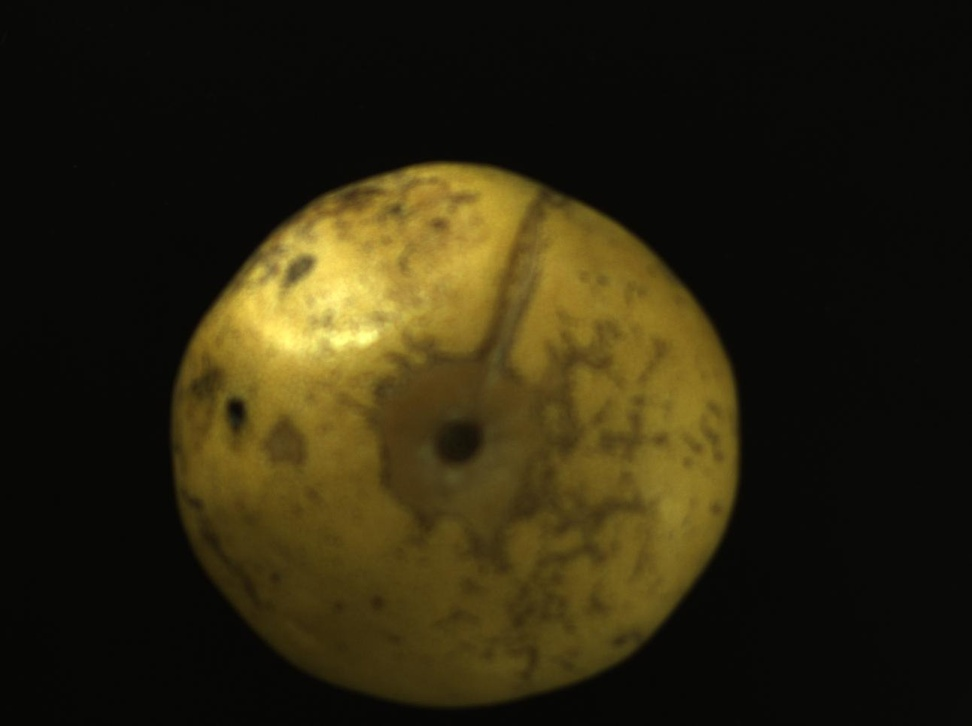
#> input picture youzi-picture/Image1.jpg, 972 x 726 px, shrunk from 1292 x 964 before the run
$ python -i header.py   (imports and definitions only)
#> lines starting #> are read from the running program, lines starting #| are printed output that depends on the picture; after the words box and inside, x2 and y2 are one past the last pixel; in counts of white or black regions, pixels touching at a corner belong together
#> further down, picture is the input picture: shape (726, 972, 3); mean B, G, R 14.5, 36.4, 43.1
import cv2
import numpy as np

class Detect(object):

    # 将RGB图像转为HSI图像 返回h通道，s通道，i通道图像以及hsi图像
    # [32 lines left out: function rgb2hsi, not called in this run]

    def nothing(self, x):
        pass

    # 图像预处理与轮廓获取
    def findcont(self, image):
        image = cv2.cvtColor(image, cv2.COLOR_BGR2GRAY)
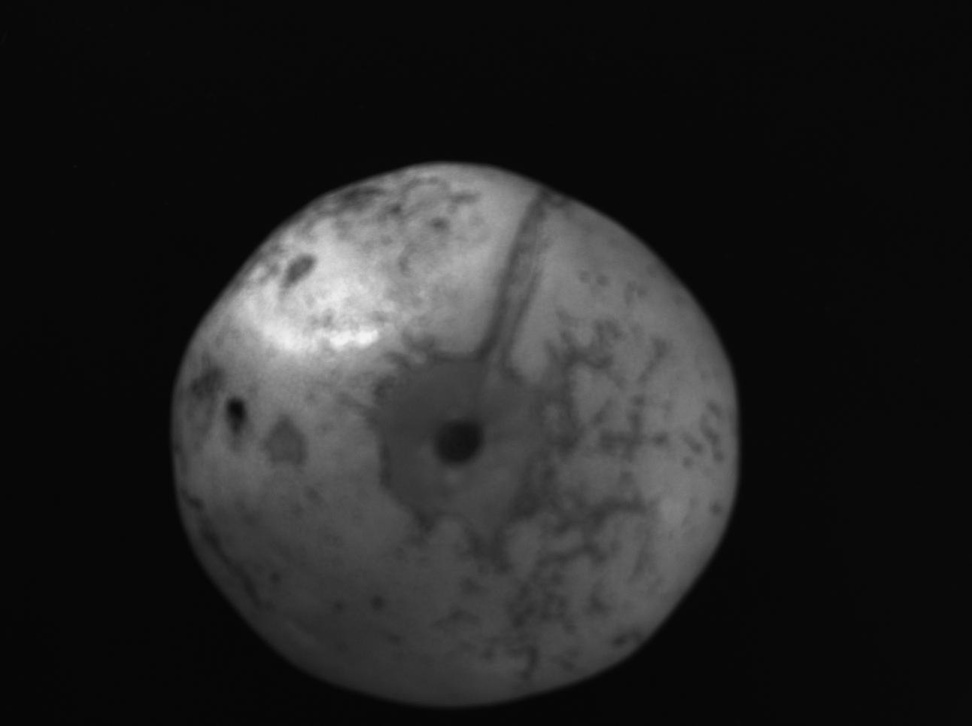
#> image: shape (726, 972); min 4, max 243, mean 36.1
        reval_T_2, dst_Tri_2 = cv2.threshold(image, 10, 255, cv2.THRESH_BINARY_INV)
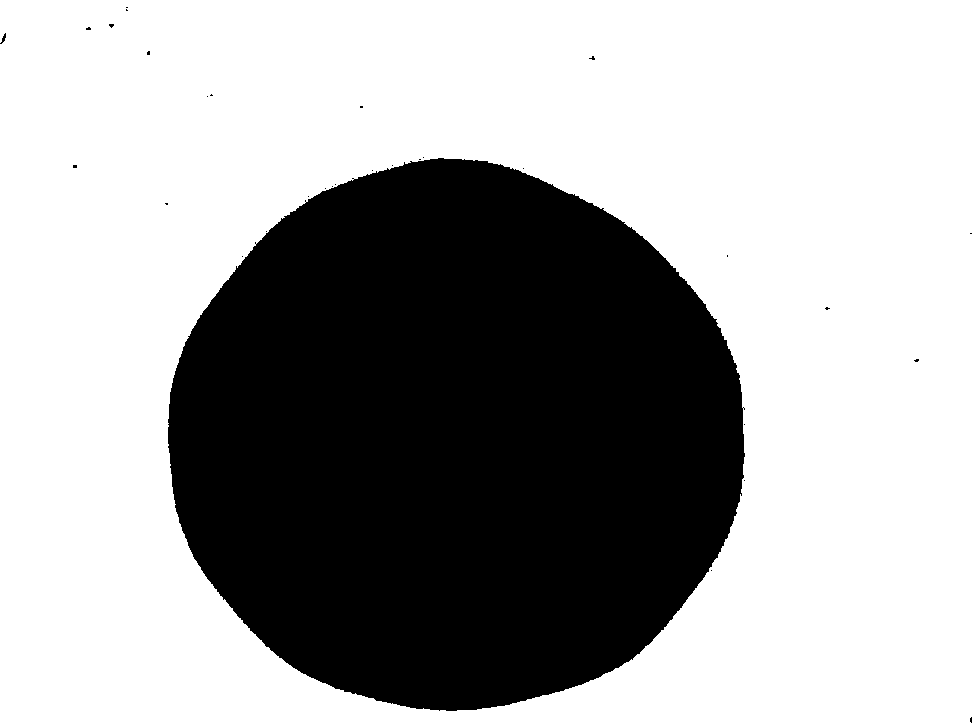
#> dst_Tri_2: shape (726, 972); 64.9% white; 32 black regions (30 under 20 px), largest, box (x1, y1, x2, y2) and area: (168, 158, 745, 711) 247273, (0, 33, 6, 44) 26
        dst_Tri_2 = ~dst_Tri_2  # 黑白像素转置
#> dst_Tri_2: shape (726, 972); 35.1% white; 32 white regions (30 under 20 px)
        contours, hierarchy = cv2.findContours(dst_Tri_2, cv2.RETR_TREE, cv2.CHAIN_APPROX_SIMPLE)
#> contours = 32 contours, 31 with area under 20; largest, box (x1, y1, x2, y2) and area: (168, 158, 745, 711) 246419
        return contours, hierarchy

    # 获取最大面积轮廓的凸包并返回
    # [36 lines left out: functions get_hull, return_roi, get_blackNum, judge_ifgood, not called in this run]

>>> import cv2
>>> picture = cv2.imread('youzi-picture/Image1.jpg')
>>> result = Detect().findcont(picture)
#> result has the same summary as contours in findcont

$ run again, on youzi-picture/Image10.jpg
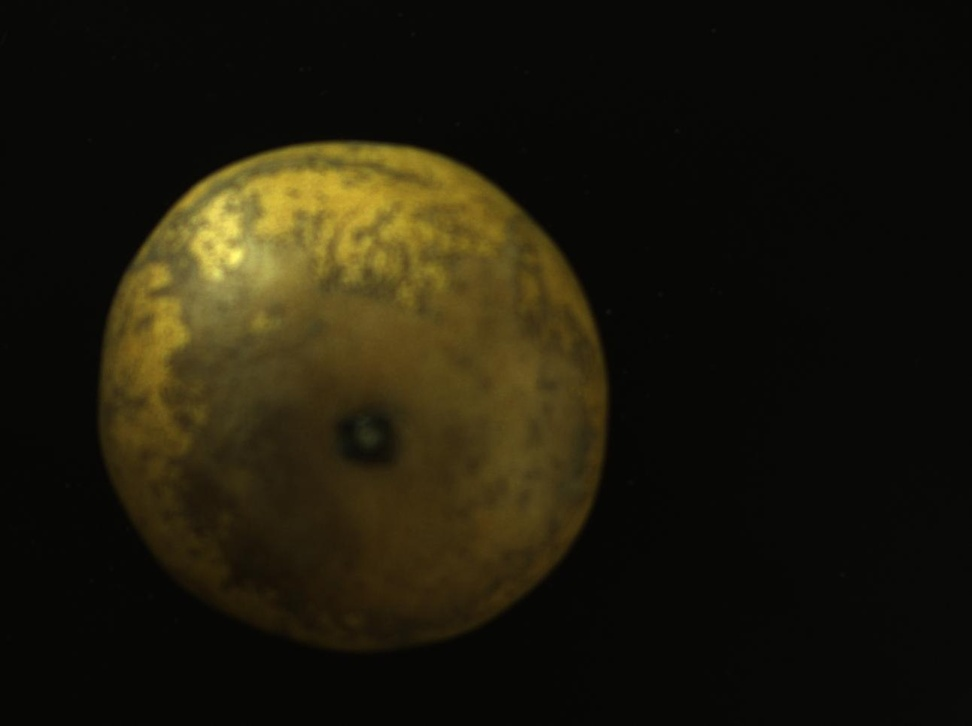
#> input picture youzi-picture/Image10.jpg, 972 x 726 px, shrunk from 1292 x 964 before the run
#> picture is the input picture: shape (726, 972, 3); mean B, G, R 11.3, 25.3, 29.6
#> in findcont, `image = cv2.cvtColor(image, cv2.COLOR_BGR2GRAY)`:
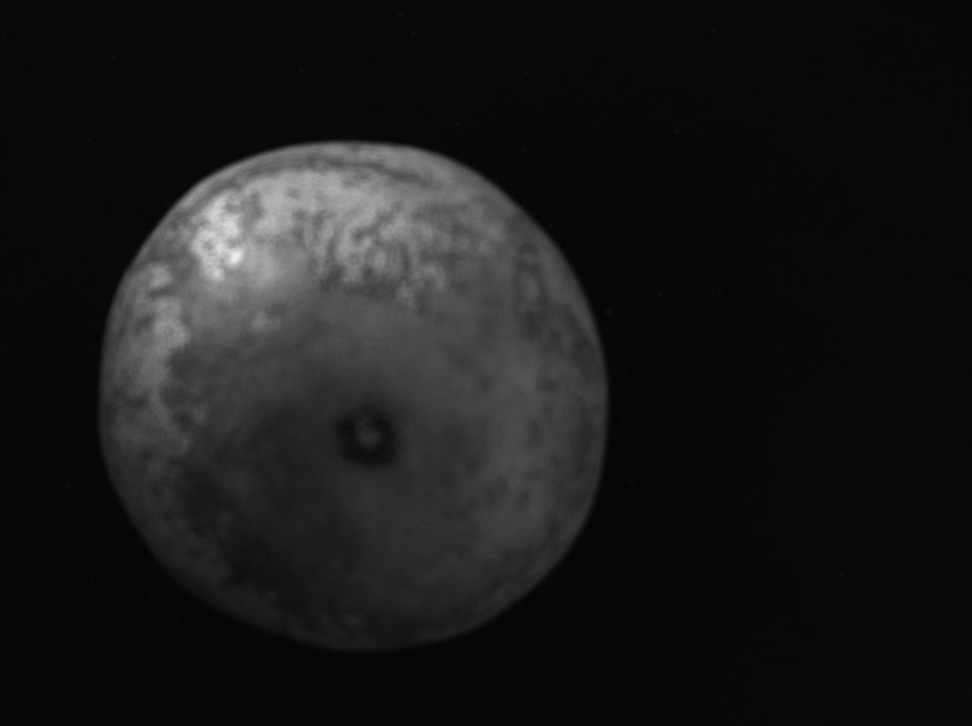
#> image: shape (726, 972); min 4, max 238, mean 25.1
#> in findcont, `reval_T_2, dst_Tri_2 = cv2.threshold(image, 10, 255, cv2.THRESH_BINARY..`:
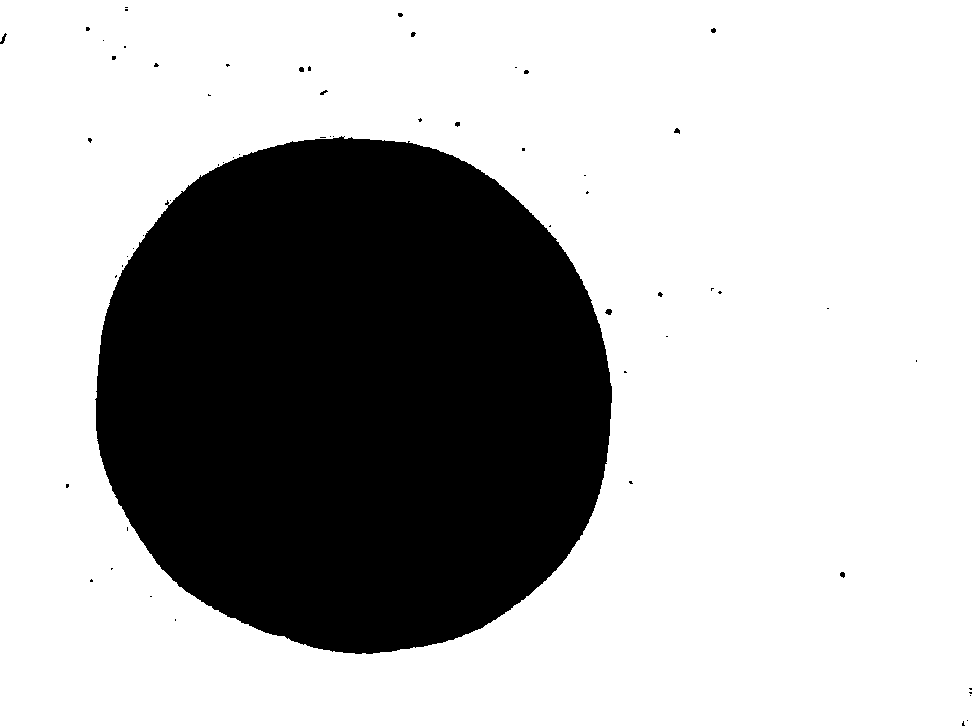
#> dst_Tri_2: shape (726, 972); 70% white; 61 black regions (52 under 20 px), largest, box (x1, y1, x2, y2) and area: (95, 136, 612, 654) 211467, (0, 33, 7, 44) 31, (605, 309, 612, 315) 31
#> contours = 61 contours, 59 with area under 20; largest, box (x1, y1, x2, y2) and area: (95, 136, 612, 654) 210688, (605, 309, 612, 315) 22
#> result has the same summary as contours in findcont

$ run again, on youzi-picture/Image11.jpg
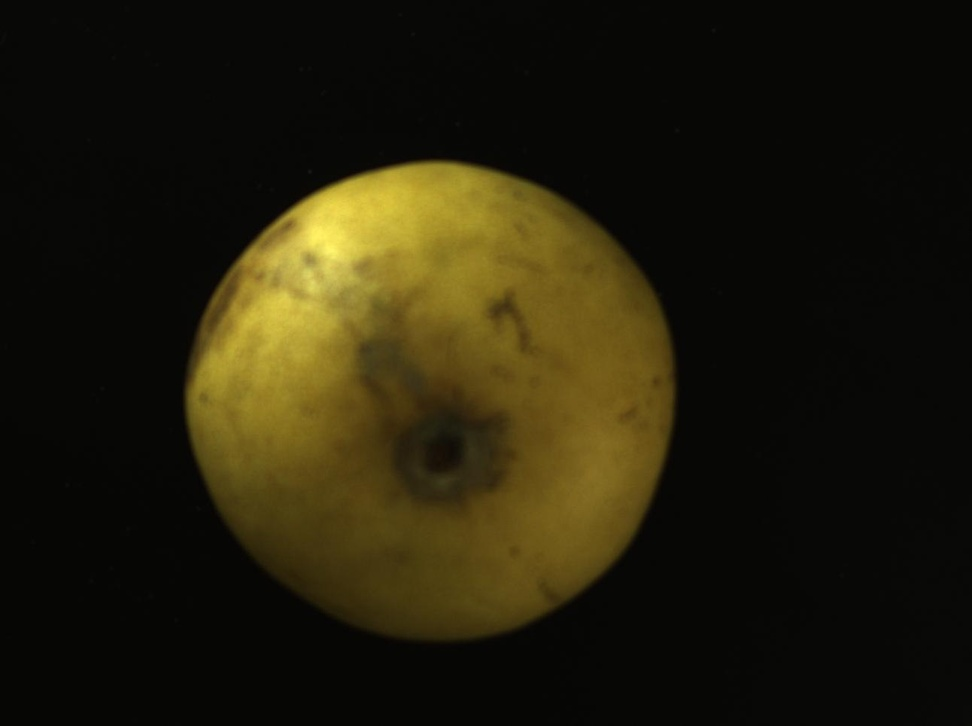
#> input picture youzi-picture/Image11.jpg, 972 x 726 px, shrunk from 1292 x 964 before the run
#> picture is the input picture: shape (726, 972, 3); mean B, G, R 11.1, 29.3, 34.2
#> in findcont, `image = cv2.cvtColor(image, cv2.COLOR_BGR2GRAY)`:
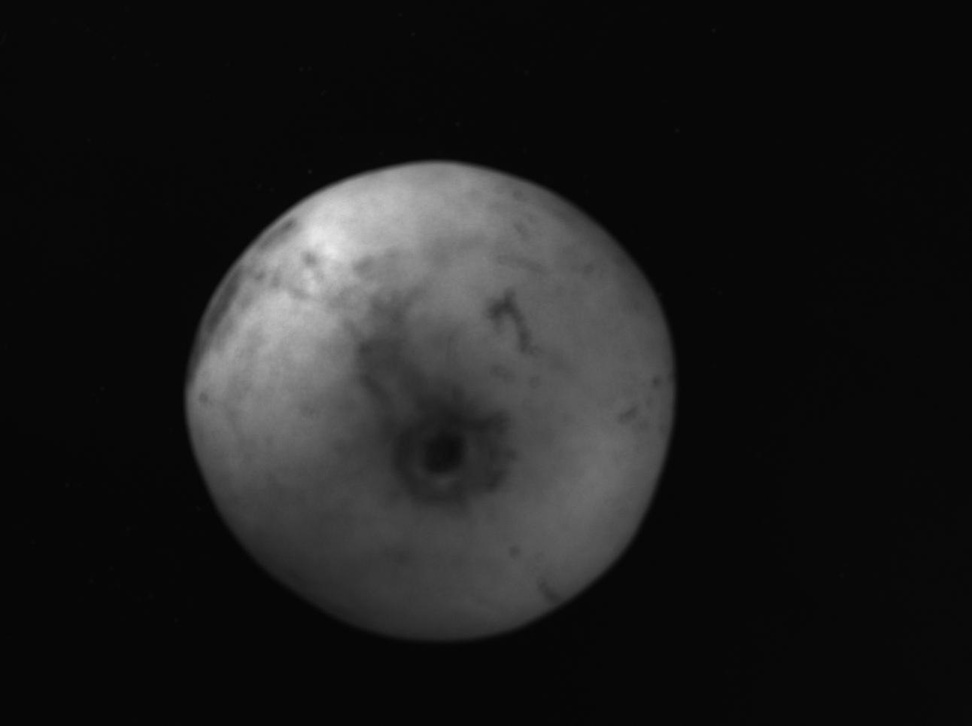
#> image: shape (726, 972); min 4, max 233, mean 28.9
#> in findcont, `reval_T_2, dst_Tri_2 = cv2.threshold(image, 10, 255, cv2.THRESH_BINARY..`:
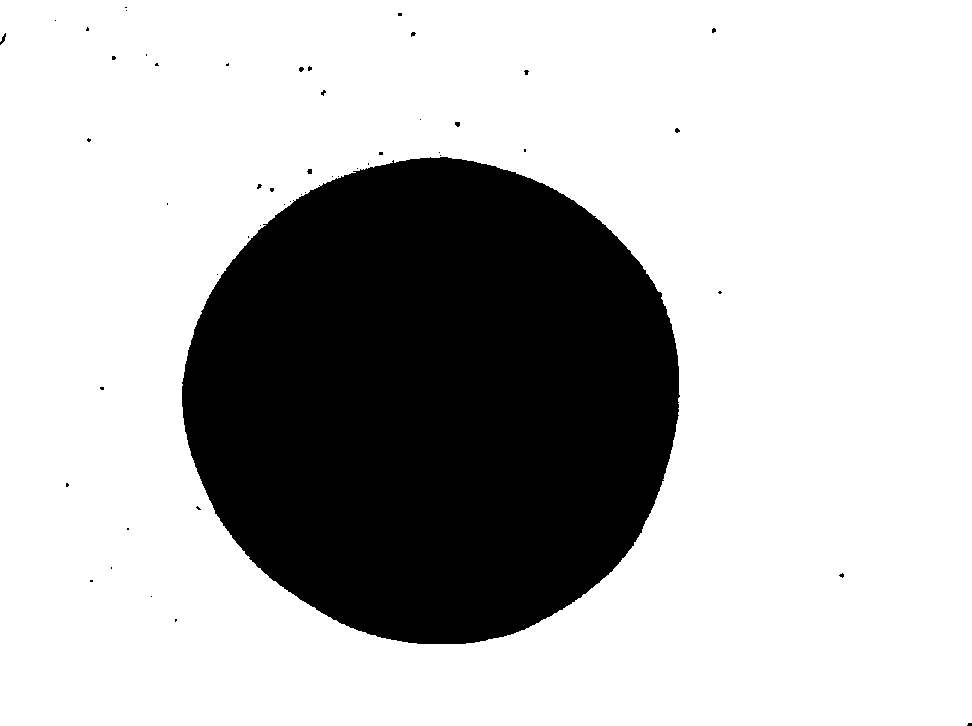
#> dst_Tri_2: shape (726, 972); 73.3% white; 51 black regions (47 under 20 px), largest, box (x1, y1, x2, y2) and area: (182, 157, 680, 644) 188151, (0, 33, 6, 45) 29, (455, 122, 460, 127) 21, (307, 169, 312, 174) 21
#> contours = 51 contours, 50 with area under 20; largest, box (x1, y1, x2, y2) and area: (182, 157, 680, 644) 187422
#> result has the same summary as contours in findcont

$ run again, on youzi-picture/Image12.jpg
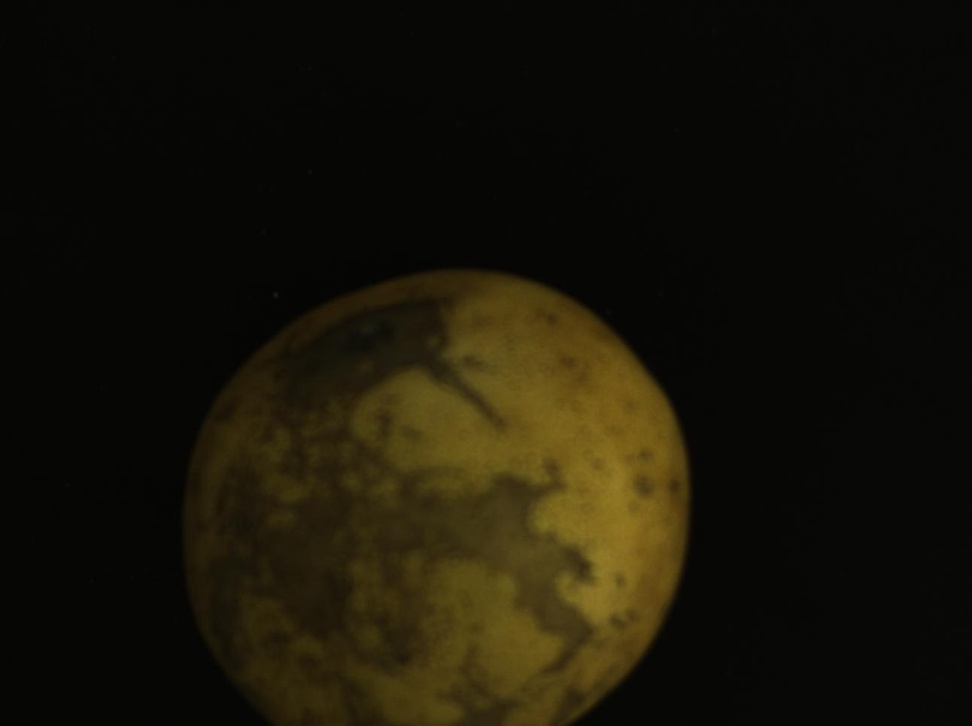
#> input picture youzi-picture/Image12.jpg, 972 x 726 px, shrunk from 1292 x 964 before the run
#> picture is the input picture: shape (726, 972, 3); mean B, G, R 8, 19.8, 23.4
#> in findcont, `image = cv2.cvtColor(image, cv2.COLOR_BGR2GRAY)`:
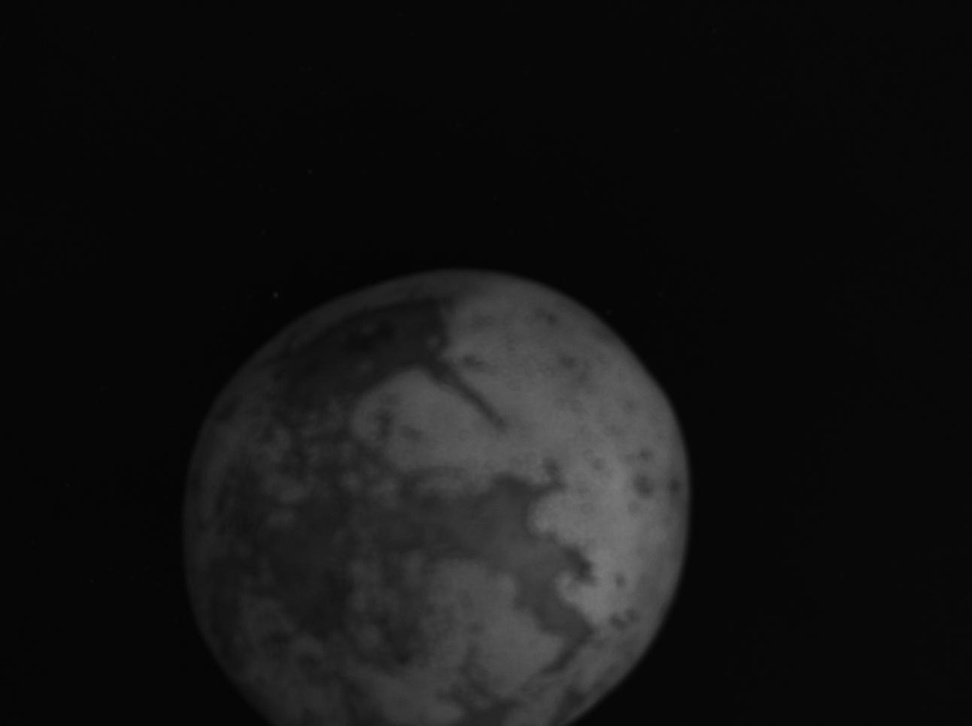
#> image: shape (726, 972); min 3, max 123, mean 19.7
#> in findcont, `reval_T_2, dst_Tri_2 = cv2.threshold(image, 10, 255, cv2.THRESH_BINARY..`:
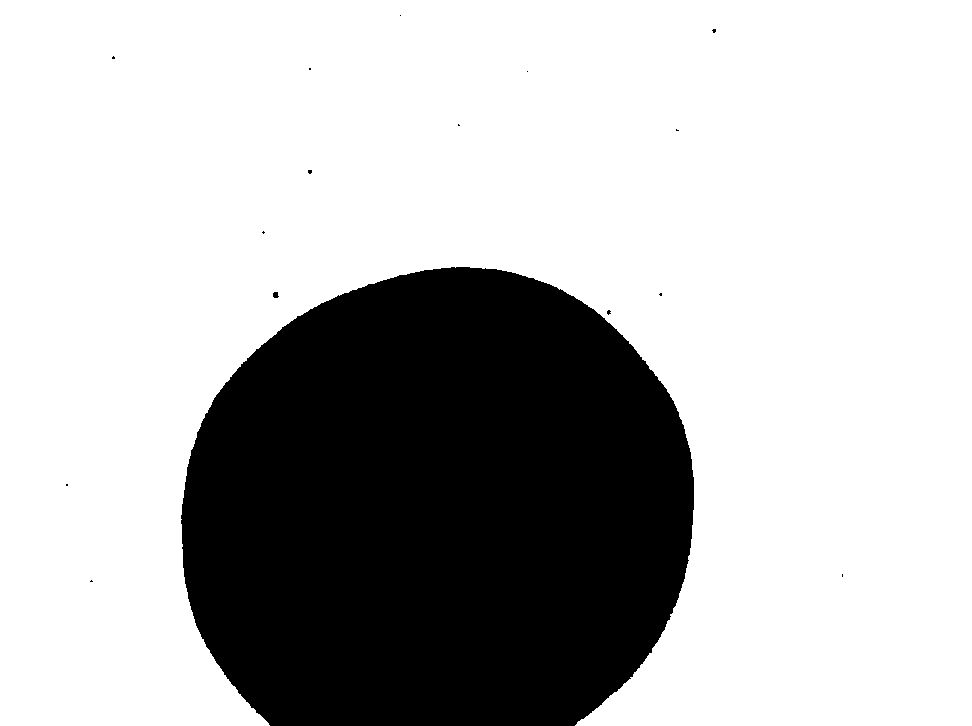
#> dst_Tri_2: shape (726, 972); 72.4% white; 16 black regions (14 under 20 px), largest, box (x1, y1, x2, y2) and area: (181, 267, 694, 726) 194706, (273, 292, 279, 298) 29
#> contours = 16 contours, 14 with area under 20; largest, box (x1, y1, x2, y2) and area: (181, 267, 694, 726) 193958, (273, 292, 279, 298) 20
#> result has the same summary as contours in findcont
